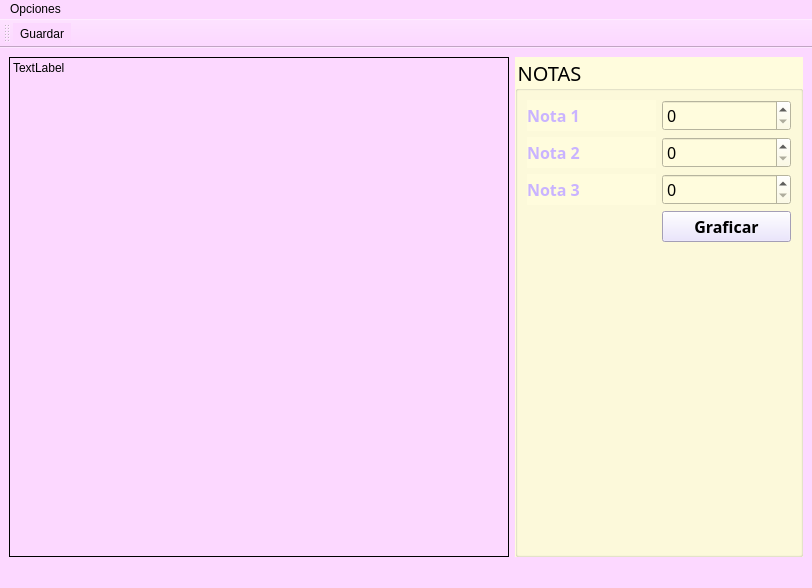
<?xml version="1.0" encoding="UTF-8"?>
<ui version="4.0">
 <class>Principal</class>
 <widget class="QMainWindow" name="Principal">
  <property name="geometry">
   <rect>
    <x>0</x>
    <y>0</y>
    <width>812</width>
    <height>553</height>
   </rect>
  </property>
  <property name="windowTitle">
   <string>Estadísticas</string>
  </property>
  <property name="windowIcon">
   <iconset resource="Recursos.qrc">
    <normaloff>:/imagenes/Recursos/grafico-de-barras.png</normaloff>:/imagenes/Recursos/grafico-de-barras.png</iconset>
  </property>
  <property name="styleSheet">
   <string notr="true">background-color: rgb(252, 216, 255);</string>
  </property>
  <widget class="QWidget" name="centralwidget">
   <layout class="QHBoxLayout" name="horizontalLayout">
    <item>
     <widget class="QLabel" name="cuadro">
      <property name="minimumSize">
       <size>
        <width>500</width>
        <height>500</height>
       </size>
      </property>
      <property name="frameShape">
       <enum>QFrame::Box</enum>
      </property>
      <property name="text">
       <string>TextLabel</string>
      </property>
      <property name="alignment">
       <set>Qt::AlignLeading|Qt::AlignLeft|Qt::AlignTop</set>
      </property>
     </widget>
    </item>
    <item>
     <widget class="QGroupBox" name="groupBox">
      <property name="font">
       <font>
        <family>Catriel</family>
        <pointsize>15</pointsize>
       </font>
      </property>
      <property name="styleSheet">
       <string notr="true">color: rgb(202, 101, 151);
color: rgb(0, 0, 0);
background-color: rgb(255, 252, 221);

</string>
      </property>
      <property name="title">
       <string>NOTAS</string>
      </property>
      <layout class="QGridLayout" name="gridLayout">
       <item row="1" column="1">
        <widget class="QSpinBox" name="inNota2">
         <property name="font">
          <font>
           <family>Catriel</family>
           <pointsize>12</pointsize>
          </font>
         </property>
         <property name="maximum">
          <number>400</number>
         </property>
        </widget>
       </item>
       <item row="0" column="1">
        <widget class="QSpinBox" name="inNota1">
         <property name="font">
          <font>
           <family>Catriel</family>
           <pointsize>12</pointsize>
          </font>
         </property>
         <property name="maximum">
          <number>400</number>
         </property>
        </widget>
       </item>
       <item row="3" column="1">
        <widget class="QPushButton" name="cmdGraficar">
         <property name="font">
          <font>
           <family>Catriel</family>
           <pointsize>12</pointsize>
           <weight>75</weight>
           <bold>true</bold>
          </font>
         </property>
         <property name="styleSheet">
          <string notr="true">background-color: rgb(230, 222, 255);
color: rgb(0, 0, 0);</string>
         </property>
         <property name="text">
          <string>Graficar</string>
         </property>
        </widget>
       </item>
       <item row="0" column="0">
        <widget class="QLabel" name="label">
         <property name="font">
          <font>
           <family>Catriel</family>
           <pointsize>12</pointsize>
           <weight>75</weight>
           <bold>true</bold>
          </font>
         </property>
         <property name="styleSheet">
          <string notr="true">color: rgb(201, 179, 255);</string>
         </property>
         <property name="text">
          <string>Nota 1</string>
         </property>
        </widget>
       </item>
       <item row="2" column="1">
        <widget class="QSpinBox" name="inNota3">
         <property name="font">
          <font>
           <family>Catriel</family>
           <pointsize>12</pointsize>
          </font>
         </property>
         <property name="maximum">
          <number>400</number>
         </property>
        </widget>
       </item>
       <item row="1" column="0">
        <widget class="QLabel" name="label_2">
         <property name="font">
          <font>
           <family>Catriel</family>
           <pointsize>12</pointsize>
           <weight>75</weight>
           <italic>false</italic>
           <bold>true</bold>
           <underline>false</underline>
          </font>
         </property>
         <property name="styleSheet">
          <string notr="true">color: rgb(201, 179, 255);
</string>
         </property>
         <property name="text">
          <string>Nota 2</string>
         </property>
        </widget>
       </item>
       <item row="2" column="0">
        <widget class="QLabel" name="label_3">
         <property name="font">
          <font>
           <family>Catriel</family>
           <pointsize>12</pointsize>
           <weight>75</weight>
           <bold>true</bold>
          </font>
         </property>
         <property name="styleSheet">
          <string notr="true">color: rgb(201, 179, 255);</string>
         </property>
         <property name="text">
          <string>Nota 3</string>
         </property>
        </widget>
       </item>
       <item row="4" column="1">
        <spacer name="verticalSpacer">
         <property name="orientation">
          <enum>Qt::Vertical</enum>
         </property>
         <property name="sizeHint" stdset="0">
          <size>
           <width>20</width>
           <height>40</height>
          </size>
         </property>
        </spacer>
       </item>
      </layout>
     </widget>
    </item>
   </layout>
  </widget>
  <widget class="QStatusBar" name="statusbar"/>
  <widget class="QMenuBar" name="menubar">
   <property name="geometry">
    <rect>
     <x>0</x>
     <y>0</y>
     <width>812</width>
     <height>21</height>
    </rect>
   </property>
   <widget class="QMenu" name="menuOpciones">
    <property name="title">
     <string>Opciones</string>
    </property>
    <addaction name="separator"/>
    <addaction name="actionGuardar"/>
   </widget>
   <addaction name="menuOpciones"/>
  </widget>
  <widget class="QToolBar" name="toolBar">
   <property name="windowTitle">
    <string>toolBar</string>
   </property>
   <attribute name="toolBarArea">
    <enum>TopToolBarArea</enum>
   </attribute>
   <attribute name="toolBarBreak">
    <bool>false</bool>
   </attribute>
   <addaction name="actionGuardar"/>
  </widget>
  <action name="actionGuardar">
   <property name="icon">
    <iconset resource="Recursos.qrc">
     <normaloff>:/imagenes/Recursos/disquete.png</normaloff>:/imagenes/Recursos/disquete.png</iconset>
   </property>
   <property name="text">
    <string>Guardar</string>
   </property>
   <property name="shortcut">
    <string>Ctrl+S</string>
   </property>
  </action>
 </widget>
 <resources>
  <include location="Recursos.qrc"/>
 </resources>
 <connections/>
</ui>
